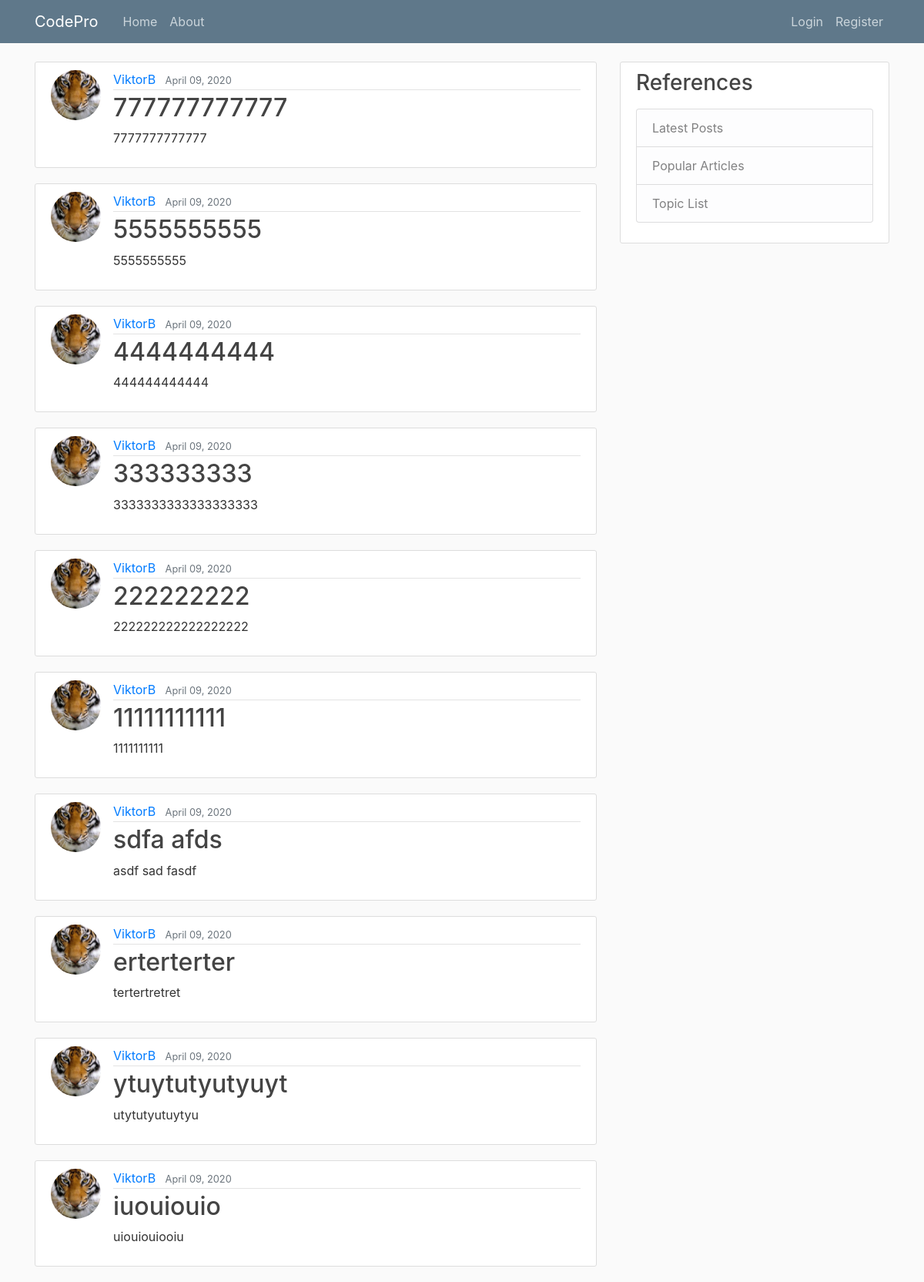
Before: / with the older database file.
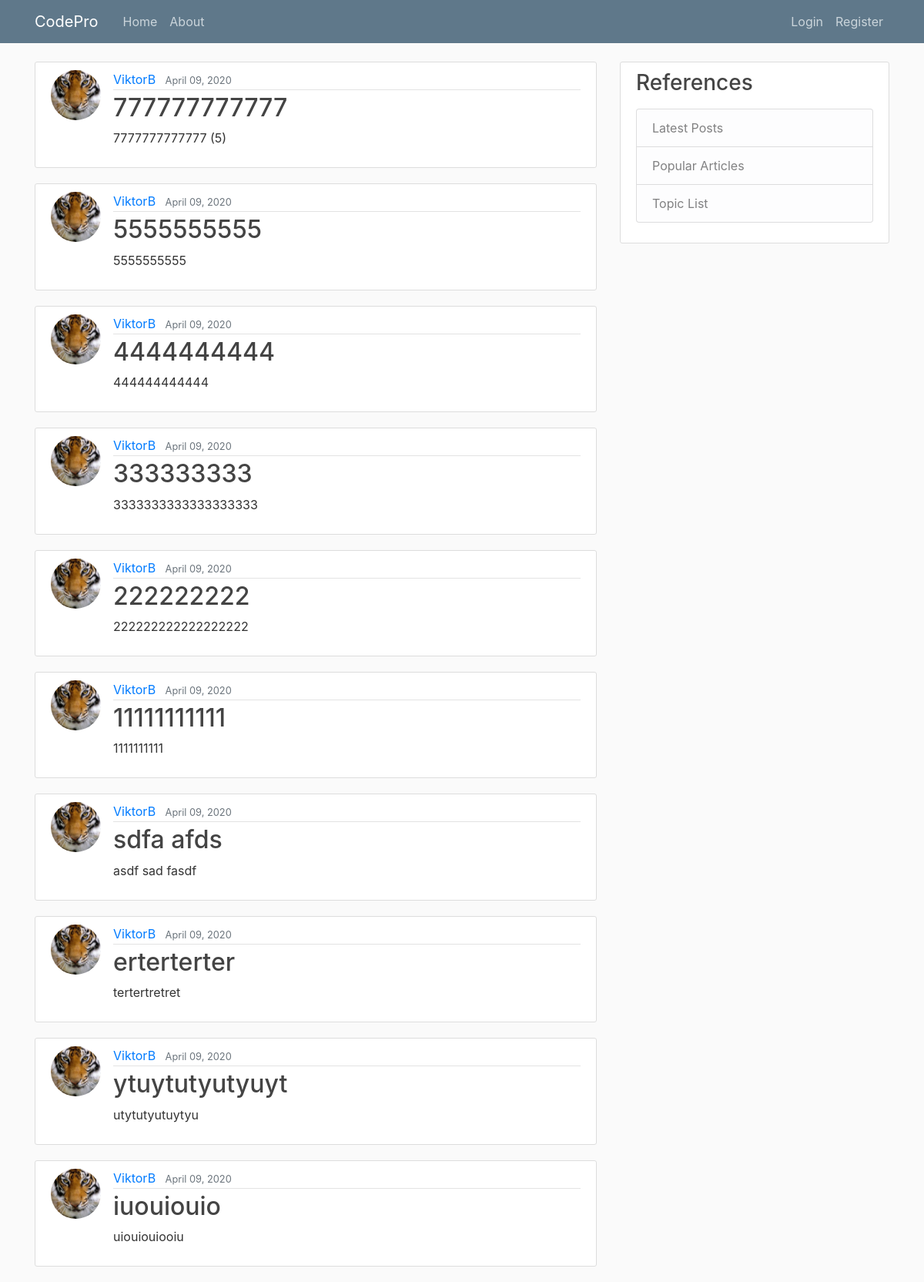
After: the same page with the newer database file.
### blog/models.py (models this page shows, shortened)
class Post(models.Model):
    title = models.CharField(max_length=100)
    content = models.TextField()
    date_posted = models.DateTimeField(default=timezone.now)
    author = models.ForeignKey(User, on_delete=models.CASCADE)
    likes = models.IntegerField()

### users/models.py (models this page shows, shortened)
class Profile(models.Model):
    user = models.OneToOneField(User, on_delete=models.CASCADE)
    image = models.ImageField(default='default.jpg', upload_to='profile_pics')
    about_info = models.TextField(default="Hi! I am a fellow Python programmer.")

### blog/views.py (the view)
# urls.py: path('', PostListView.as_view(), name='blog-home'),
class PostListView(ListView):
    model = Post
    template_name = 'blog/home.html' # <app>/<model>_<viewtype>.html
    context_object_name = 'posts'
    ordering = ['-date_posted']  # Orders our post from newest to oldest
    paginate_by = 10

### blog/templates/blog/home.html
{% extends "blog/base.html" %}
{% block content %}
  {% for post in posts %}
<article class="media content-section">
  <img class="rounded-circle article-img" src="{{ post.author.profile.image.url }}">
<div class="media-body">
<div class="article-metadata">
  <a class="mr-2" href="#">{{ post.author }}</a>
  <small class="text-muted">{{ post.date_posted|date:"F d, Y"}}</small>
</div>
<h2><a class="article-title" href="{% url 'post-detail' post.id %}">{{ post.title }}</a></h2>
<p class="article-content">{{ post.content }}</p>
</div>
</article>
  {% endfor %}
{% endblock content %}

### blog/templates/blog/base.html (shortened to what this page needs)
{% load static %}
<!DOCTYPE html>
<html lang="en" dir="ltr">
  <head>
   <link rel="stylesheet" href="https://maxcdn.bootstrapcdn.com/bootstrap/4.0.0/css/bootstrap.min.css">
   <link rel="stylesheet" type="text/css" href="{% static 'blog/main.css' %}">
  </head>
  <body>
<header class="site-header">
<nav class="navbar navbar-expand-md navbar-dark bg-steel fixed-top">
  <div class="container">
    <a class="navbar-brand mr-4" href="{% url 'blog-home' %}">CodePro</a>
    <div class="collapse navbar-collapse" id="navbarToggle">
      <div class="navbar-nav mr-auto">
        <a class="nav-item nav-link" href="{% url 'blog-home' %}">Home</a>
        <a class="nav-item nav-link" href="{% url 'blog-about' %}">About</a>
      </div>
      <div class="navbar-nav">
        {% if user.is_authenticated %}
        <a class="nav-item nav-link" href="{% url 'profile' %}">Profile</a>
        <a class="nav-item nav-link" href="{% url 'logout' %}">Logout</a>
        <a class="nav-item nav-link" href="{% url 'post-create' %}">New Post</a>
        {% else %}
        <a class="nav-item nav-link" href="{% url 'login' %}">Login</a>
        <a class="nav-item nav-link" href="{% url 'register' %}">Register</a>
        {% endif %}
      </div>
    </div>
  </div>
</nav>
</header>
<main role="main" class="container">
<div class="row">
<div class="col-md-8">
  {% block content %}{% endblock %}
</div>
<div class="col-md-4">
  <div class="content-section">
    <h3>References</h3>
    <p class='text-muted'>
      <ul class="list-group">
        <a class="list-group-item list-group-item-light" href="#">Latest Posts</a>
        <a class="list-group-item list-group-item-light" href="#">Popular Articles</a>
        <a class="list-group-item list-group-item-light" href="#">Topic List</a>
      </ul>
    </p>
  </div>
</div>
</div>
</main>
  </body>
</html>

### blog/static/blog/main.css (style rules this page uses)
body { background: #fafafa; color: #333333; margin-top: 5rem; }
h1, h2, h3, h4, h5, h6 { color: #444444; }
ul { margin: 0; }
.bg-steel { background-color: #5f788a; }
.site-header .navbar-nav .nav-link { color: #cbd5db; }
.content-section { background: #ffffff; padding: 10px 20px; border: 1px solid #dddddd; border-radius: 3px; margin-bottom: 20px; }
.article-title { color: #444444; }
.article-content { white-space: pre-line; }
.article-img { height: 65px; width: 65px; margin-right: 16px; }
.article-metadata { padding-bottom: 1px; margin-bottom: 4px; border-bottom: 1px solid #e3e3e3 }

Changed rows visible on the page:
changed Post (number 1 of 10 on the later page): content "7777777777777" → "7777777777777 (5)"
